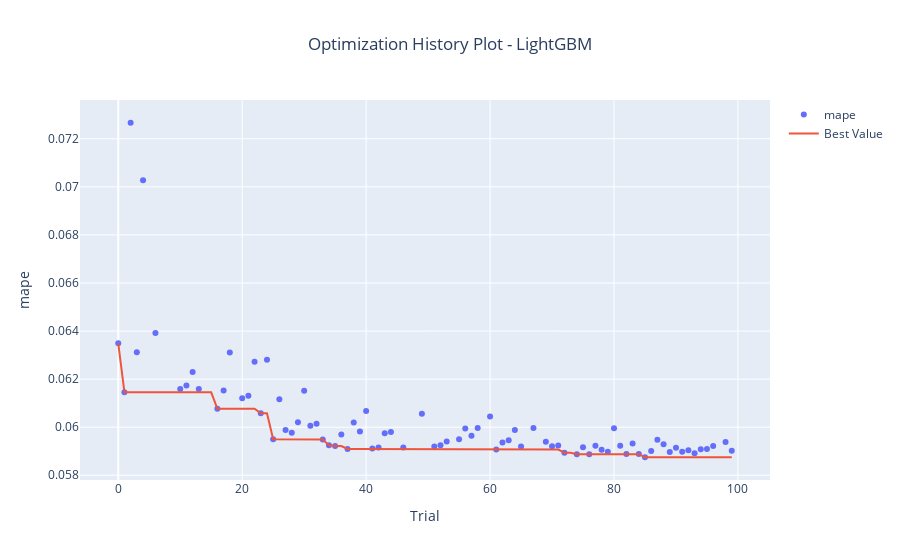

The notebook cell this image was saved under:
### Code cell
fig1 = optuna.visualization.plot_optimization_history(loaded_study, target_name=TARGET_NAME)

current_title = fig1.layout.title.text if fig1.layout.title and fig1.layout.title.text else ""
fig1.update_layout(title_text=f"{current_title} - {model_name}", title_x=0.5)

fig1.show()
